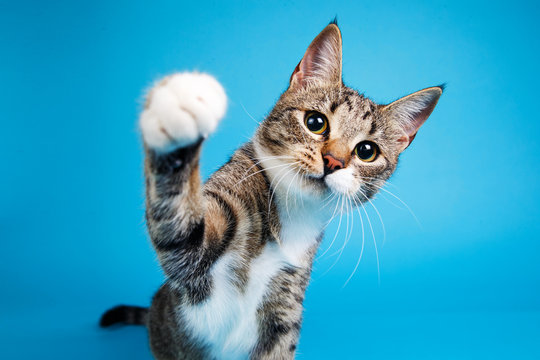
#> input picture s8DIP/cat.jpg, 540 x 360 px
$ jupyter execute AddImage.ipynb
#> lines starting #> are read from the running program, lines starting #| are printed output that depends on the picture
[cell 1]
import cv2

[cell 2]
def imgcv2(i):
    cv2.imshow("image",i)
    cv2.waitKey(0)
    cv2.destroyAllWindows()

import matplotlib.pyplot as plt
def pltimg(i):
    img = cv2.cvtColor(i, cv2.COLOR_BGR2RGB)# BGR (Blue-Green-Red) to RGB (Red-Green-Blue) format
    plt.imshow(img)
    plt.axis('off')
    plt.show()

[cell 3]
cat=cv2.imread('cat.jpg')
#> cat is the input picture: shape (360, 540, 3); mean B, G, R 191.9, 160, 55.5
dog=cv2.imread('dog.jpg')
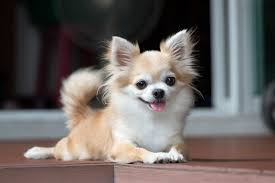
#> input picture s8DIP/dog.jpg, 275 x 183 px
#> dog is the input picture: shape (183, 275, 3); mean B, G, R 98.6, 101.2, 107.7

[cell 4]
cat.shape
#> Out = (360, 540, 3)

[cell 5]
dog.shape
#> Out = (183, 275, 3)

[cell 6]
cat=cv2.resize(cat,(275,183))
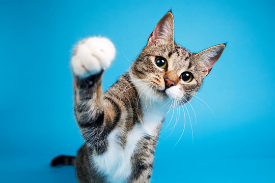
#> cat: shape (183, 275, 3); mean B, G, R 191.8, 159.9, 55.5

[cell 7]
cat.shape
#> Out = (183, 275, 3)

[cell 8]
addedimg=cv2.add(cat,dog)
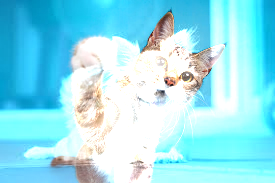
#> addedimg: shape (183, 275, 3); mean B, G, R 239.6, 225.7, 147.4
imgcv2(addedimg)

[cell 9]
pltimg(addedimg)
